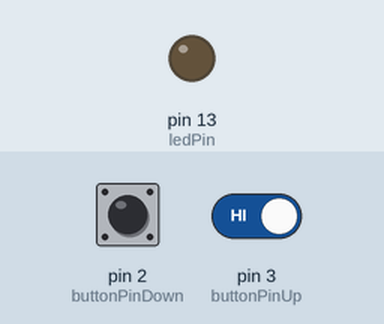
Simulated run of this sketch. Board: Arduino Uno, built with avr-gcc and run on an emulated ATmega328P. On the bench: output pins drawn as LEDs (lit = HIGH). Inputs (shaded band) come from the test bench; at power-on: pin 2 (buttonPinDown) HIGH, pin 3 (buttonPinUp) HIGH. What the sketch prints to the serial monitor is not drawn.

Above: at 1.2 s.
1.3 s: pin 2 (buttonPinDown) pulled LOW for 0.15 s
18.6 s: pin 2 (buttonPinDown) driven LOW and pin 3 (buttonPinUp) driven LOW
At 20.5 s:
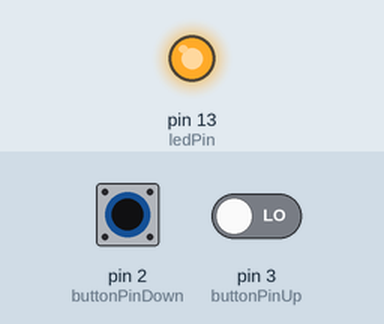
Timing chart, 0 to 22.5 s (numbered marks = the images above; inputs shaded):
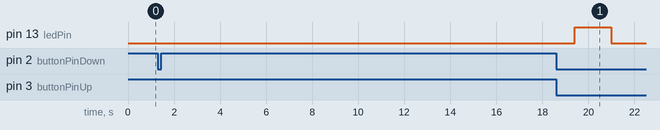

Measured:
- after the input at 18.6 s, pin 13 (ledPin): LOW → HIGH after 0.80 s, → LOW 1.6 s later

The sketch:

BlinkWithoutDelay_my.ino
```cpp
const int ledPin =  13;// the number of the LED pin

int  buttonPinDown = 2; //button sits on pin 2
int  buttonPinUp = 3;   //button sits pn pin 4
int  buttonStateDown;   //keeps track of the buttons status
int  buttonStateUp;     //keeps track of the buttons status
int  delayStep = 100;   //how much the delay is changed whenever the button is pushed
int ledState = LOW;             // ledState used to set the LED
bool ledStateONOFF = LOW;
// Generally, you should use "unsigned long" for variables that hold time
// The value will quickly become too large for an int to store
unsigned long previousMillis = 0;        // will store last time LED was updated

// constants won't change:
int delayTime = 1000;           // interval at which to blink (milliseconds)
unsigned long currentMillis;

void setup() {
  // set the digital pin as output:
  pinMode(ledPin, OUTPUT);
  pinMode(buttonPinDown, INPUT_PULLUP);
  pinMode(buttonPinUp, INPUT_PULLUP);
  Serial.begin(115200);
}

void loop() {
  // here is where you'd put code that needs to be running all the time.
  //INPUT:
  buttonStateDown = digitalRead(buttonPinDown);
  buttonStateUp = digitalRead(buttonPinUp);
  //LOGIC:
  if (buttonStateDown == 0) { //button for lowering the delay has been pressed
    delayTime = delayTime - delayStep;
    delay(200);
  }
  if (buttonStateUp == 0) { //button for increasing the delay has been pressed
    delayTime = delayTime + delayStep;
    delay(200);
  }
  delayTime = constrain(delayTime, 0, 2000);

  // check to see if it's time to blink the LED; that is, if the difference
  // between the current time and last time you blinked the LED is bigger than
  // the interval at which you want to blink the LED.
  currentMillis = millis();

  if (currentMillis - previousMillis >= delayTime && ledStateONOFF == HIGH) {
    // save the last time you blinked the LED
    previousMillis = currentMillis;
    // if the LED is off turn it on and vice-versa:
    ledState=!ledState;
    // set the LED with the ledState of the variable:
    digitalWrite(ledPin, ledState);
  }

  if (buttonStateUp == 0 && buttonStateDown == LOW){
    ledStateONOFF=!ledStateONOFF;
  }

  Serial.print("\t");
  Serial.print("Delay: ");
  Serial.print(delayTime);
  Serial.println("\t");
}
```
